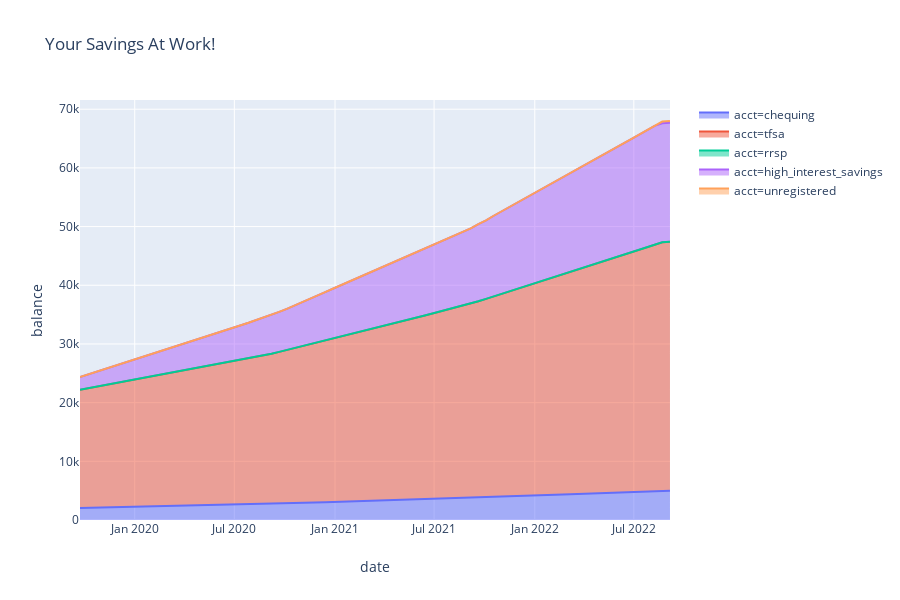

Source (notebook cell):
### Code cell
me = { 
    'biweekly_income': 2500,
    'expected_raise_pct': 0.05,
    'salary_cap_pct': 0.30,
    'biweekly_spend': 1500,
    'monthly_rent': 1627
}

accounts_definition = [
    {
        'name':'chequing',
        'rate': 0.05*0.01,
        'starting_balance': 2000,
        'max_value': 5000, #hold at this value,
        'biweekly_contribution':50,
    },
    {
        'name':'tfsa',
        'registered':True,
        'rate': 5*0.01,
        'starting_balance': 20000,
        'biweekly_contribution': 300,
        'contribution_room': 27000,
        'yearly_contrib': 5000 # contrib room added each year
    },
    {
        'name':'rrsp',
        'registered':True,
        'rate': 5*0.01,
        'starting_balance': 0,
        'biweekly_contribution': 0,
        'max_value': 35000 #for first-time home buy
    },
    {
        'name':'high_interest_savings',
        'rate': 2*0.01,
        'starting_balance': 2000,
        'max_value': 20000, #hold at this value
        'biweekly_contribution':300
    }
]

unregistered = {
        'name':'unregistered',
        'rate': 3*0.01,
        'starting_balance': 0,
    }

BW = 3 * 26 # years in 2-week chunks 

## Income

#Pure salary income, with option for it to grow annualy

income = pd.np.ones(BW)*me.get("biweekly_income")
for year in range(BW//26):
    if me.get("salary_cap_pct") and (1 + me.get("salary_cap_pct")) * me.get("biweekly_income") < income[year*26]:
        break
    else:
        income[year*26:]*= 1 + me.get("expected_raise_pct",0)

unregistered_balance = pd.np.ones(BW)*unregistered.get('starting_balance',0)

spending = pd.np.ones(BW) * me.get("biweekly_spend",0)
rent = pd.np.ones(BW) * me.get("monthly_rent",0) * 12/26 # biweekly rent?

income -= spending + rent # this is our takehome

invest = sum(acct.get("biweekly_contribution", 0) for acct in accounts_definition)# amount invested biweekly

for account in accounts_definition:
    amount = account.get("biweekly_contribution",0)/invest
    account['ratio'] = amount

### Rules for distribution
accts = []
for account in accounts_definition:
    balance = pd.np.ones(BW)*account['starting_balance']
    contribution = pd.np.zeros(BW)
    interest = pd.np.zeros(BW)
    notes = [""]*BW
    
    contrib_room = account.get('contribution_room',pd.np.inf)
    
    for m in range(BW-1): # project forward
        amount = account.get("ratio") * income[m]
        # monthly contributions
        if balance[m] < account.get('max_value',pd.np.inf) and contribution.sum() < contrib_room :
            contribution[m] += amount
            balance[m:] += amount
        else: # add to another account (just unregistered for now)
            notes[m]= "Contrib Limit"
            unregistered_balance[m:] += amount
        interest[m] = balance[m] * account['rate']/26
        balance[m+1:] += interest[m]
        if m and m%26 == 0: # Yearly
            contrib_room += account.get('yearly_contrib', 0)
            if not account.get('registered'):
                notes[m+1] = "Taxes!"
                balance[m+1] -= sum(interest[m-26:m]) * 0.4 # TODO: what's capital gains tax?
    accts += [pd.DataFrame({'acct':account['name'],'note':notes,'interest':interest,'balance':balance,'biweek':pd.np.arange(len(interest))})]

### Do the unregistered account

interest = pd.np.zeros(BW)
balance = unregistered_balance
account = unregistered
notes = [""]*BW
for m in range(BW-1): # project forward
    # monthly contributions
    interest[m] = balance[m] * unregistered['rate']/26
    balance[m+1:] += interest[m]
    if m and m%26 == 0: # TAXES
        notes[m+1] = "Taxes!"
        balance[m+1] -= sum(interest[m-26:m]) * 0.3 # TODO: what's capital gains tax?
accts += [pd.DataFrame({'acct':account['name'],'interest':interest,'balance':balance,'biweek':pd.np.arange(len(interest))})]

cfs = pd.concat(accts, sort=False)

import dateutil
def add_weeks(save_df):
    save_df.index.name = 'biweek'
    save_df['date'] = [datetime.date.today() + dateutil.relativedelta.relativedelta(weeks=int(2*m)) for m in save_df.index.values]

add_weeks(cfs)

#total = cfs.groupby("date", as_index=False)['balance'].sum()
#total['acct'] = "total"
#cfs = pd.concat([cfs,total], sort=False)

import plotly.express as px
graph = px.area(cfs, x="date", y="balance", color="acct", title = "Your Savings At Work!")
graph

### Figure 1 — Plotly figure (JSON) as saved in the notebook; plotly's stock layout.template omitted (floating-point values rounded to 4 significant figures)
{"data": [{"hoverlabel": {"namelength": 0}, "hovertemplate": "acct=chequing<br>date=%{x}<br>balance=%{y}", "legendgroup": "acct=chequing", "line": {"color": "#636efa"}, "mode": "lines", "name": "acct=chequing", "orientation": "v", "showlegend": true, "stackgroup": "1", "type": "scatter", "x": ["2019-09-23", "2019-10-07", "2019-10-21", "2019-11-04", "2019-11-18", "2019-12-02", "2019-12-16", "2019-12-30", "2020-01-13", "2020-01-27", "2020-02-10", "2020-02-24", "2020-03-09", "2020-03-23", "2020-04-06", "2020-04-20", "2020-05-04", "2020-05-18", "2020-06-01", "2020-06-15", "2020-06-29", "2020-07-13", "2020-07-27", "2020-08-10", "2020-08-24", "2020-09-07", "2020-09-21", "2020-10-05", "2020-10-19", "2020-11-02", "2020-11-16", "2020-11-30", "2020-12-14", "2020-12-28", "2021-01-11", "2021-01-25", "2021-02-08", "2021-02-22", "2021-03-08", "2021-03-22", "2021-04-05", "2021-04-19", "2021-05-03", "2021-05-17", "2021-05-31", "2021-06-14", "2021-06-28", "2021-07-12", "2021-07-26", "2021-08-09", "2021-08-23", "2021-09-06", "2021-09-20", "2021-10-04", "2021-10-18", "2021-11-01", "2021-11-15", "2021-11-29", "2021-12-13", "2021-12-27", "2022-01-10", "2022-01-24", "2022-02-07", "2022-02-21", "2022-03-07", "2022-03-21", "2022-04-04", "2022-04-18", "2022-05-02", "2022-05-16", "2022-05-30", "2022-06-13", "2022-06-27", "2022-07-11", "2022-07-25", "2022-08-08", "2022-08-22", "2022-09-05"], "xaxis": "x", "y": [2029.0, 2058.0, 2086.0, 2115.0, 2144.0, 2173.0, 2202.0, 2230.0, 2259.0, 2288.0, 2317.0, 2346.0, 2375.0, 2403.0, 2432.0, 2461.0, 2490.0, 2519.0, 2548.0, 2576.0, 2605.0, 2634.0, 2663.0, 2692.0, 2720.0, 2749.0, 2788.0, 2827.0, 2866.0, 2905.0, 2944.0, 2983.0, 3022.0, 3061.0, 3100.0, 3139.0, 3178.0, 3216.0, 3255.0, 3294.0, 3333.0, 3372.0, 3411.0, 3450.0, 3489.0, 3528.0, 3567.0, 3606.0, 3645.0, 3684.0, 3723.0, 3762.0, 3811.0, 3860.0, 3910.0, 3960.0, 4009.0, 4059.0, 4108.0, 4158.0, 4208.0, 4257.0, 4307.0, 4356.0, 4406.0, 4455.0, 4505.0, 4554.0, 4604.0, 4654.0, 4703.0, 4753.0, 4802.0, 4852.0, 4901.0, 4951.0, 5000.0, 5001.0], "yaxis": "y"}, {"hoverlabel": {"namelength": 0}, "hovertemplate": "acct=tfsa<br>date=%{x}<br>balance=%{y}", "legendgroup": "acct=tfsa", "line": {"color": "#EF553B"}, "mode": "lines", "name": "acct=tfsa", "orientation": "v", "showlegend": true, "stackgroup": "1", "type": "scatter", "x": ["2019-09-23", "2019-10-07", "2019-10-21", "2019-11-04", "2019-11-18", "2019-12-02", "2019-12-16", "2019-12-30", "2020-01-13", "2020-01-27", "2020-02-10", "2020-02-24", "2020-03-09", "2020-03-23", "2020-04-06", "2020-04-20", "2020-05-04", "2020-05-18", "2020-06-01", "2020-06-15", "2020-06-29", "2020-07-13", "2020-07-27", "2020-08-10", "2020-08-24", "2020-09-07", "2020-09-21", "2020-10-05", "2020-10-19", "2020-11-02", "2020-11-16", "2020-11-30", "2020-12-14", "2020-12-28", "2021-01-11", "2021-01-25", "2021-02-08", "2021-02-22", "2021-03-08", "2021-03-22", "2021-04-05", "2021-04-19", "2021-05-03", "2021-05-17", "2021-05-31", "2021-06-14", "2021-06-28", "2021-07-12", "2021-07-26", "2021-08-09", "2021-08-23", "2021-09-06", "2021-09-20", "2021-10-04", "2021-10-18", "2021-11-01", "2021-11-15", "2021-11-29", "2021-12-13", "2021-12-27", "2022-01-10", "2022-01-24", "2022-02-07", "2022-02-21", "2022-03-07", "2022-03-21", "2022-04-04", "2022-04-18", "2022-05-02", "2022-05-16", "2022-05-30", "2022-06-13", "2022-06-27", "2022-07-11", "2022-07-25", "2022-08-08", "2022-08-22", "2022-09-05"], "xaxis": "x", "y": [20170.0, 20380.0, 20600.0, 20810.0, 21020.0, 21230.0, 21450.0, 21660.0, 21880.0, 22090.0, 22310.0, 22520.0, 22740.0, 22950.0, 23170.0, 23390.0, 23600.0, 23820.0, 24040.0, 24260.0, 24480.0, 24700.0, 24920.0, 25140.0, 25360.0, 25580.0, 25860.0, 26150.0, 26430.0, 26720.0, 27000.0, 27290.0, 27570.0, 27860.0, 28140.0, 28430.0, 28720.0, 29010.0, 29300.0, 29590.0, 29880.0, 30170.0, 30460.0, 30750.0, 31040.0, 31340.0, 31630.0, 31920.0, 32220.0, 32510.0, 32810.0, 33100.0, 33470.0, 33830.0, 34190.0, 34550.0, 34910.0, 35280.0, 35640.0, 36010.0, 36370.0, 36740.0, 37110.0, 37480.0, 37850.0, 38220.0, 38590.0, 38960.0, 39330.0, 39700.0, 40070.0, 40450.0, 40820.0, 41200.0, 41570.0, 41950.0, 42330.0, 42410.0], "yaxis": "y"}, {"hoverlabel": {"namelength": 0}, "hovertemplate": "acct=rrsp<br>date=%{x}<br>balance=%{y}", "legendgroup": "acct=rrsp", "line": {"color": "#00cc96"}, "mode": "lines", "name": "acct=rrsp", "orientation": "v", "showlegend": true, "stackgroup": "1", "type": "scatter", "x": ["2019-09-23", "2019-10-07", "2019-10-21", "2019-11-04", "2019-11-18", "2019-12-02", "2019-12-16", "2019-12-30", "2020-01-13", "2020-01-27", "2020-02-10", "2020-02-24", "2020-03-09", "2020-03-23", "2020-04-06", "2020-04-20", "2020-05-04", "2020-05-18", "2020-06-01", "2020-06-15", "2020-06-29", "2020-07-13", "2020-07-27", "2020-08-10", "2020-08-24", "2020-09-07", "2020-09-21", "2020-10-05", "2020-10-19", "2020-11-02", "2020-11-16", "2020-11-30", "2020-12-14", "2020-12-28", "2021-01-11", "2021-01-25", "2021-02-08", "2021-02-22", "2021-03-08", "2021-03-22", "2021-04-05", "2021-04-19", "2021-05-03", "2021-05-17", "2021-05-31", "2021-06-14", "2021-06-28", "2021-07-12", "2021-07-26", "2021-08-09", "2021-08-23", "2021-09-06", "2021-09-20", "2021-10-04", "2021-10-18", "2021-11-01", "2021-11-15", "2021-11-29", "2021-12-13", "2021-12-27", "2022-01-10", "2022-01-24", "2022-02-07", "2022-02-21", "2022-03-07", "2022-03-21", "2022-04-04", "2022-04-18", "2022-05-02", "2022-05-16", "2022-05-30", "2022-06-13", "2022-06-27", "2022-07-11", "2022-07-25", "2022-08-08", "2022-08-22", "2022-09-05"], "xaxis": "x", "y": [0, 0, 0, 0, 0, 0, 0, 0, 0, 0, 0, 0, 0, 0, 0, 0, 0, 0, 0, 0, 0, 0, 0, 0, 0, 0, 0, 0, 0, 0, 0, 0, 0, 0, 0, 0, 0, 0, 0, 0, 0, 0, 0, 0, 0, 0, 0, 0, 0, 0, 0, 0, 0, 0, 0, 0, 0, 0, 0, 0, 0, 0, 0, 0, 0, 0, 0, 0, 0, 0, 0, 0, 0, 0, 0, 0, 0, 0], "yaxis": "y"}, {"hoverlabel": {"namelength": 0}, "hovertemplate": "acct=high_interest_savings<br>date=%{x}<br>balance=%{y}", "legendgroup": "acct=high_interest_savings", "line": {"color": "#ab63fa"}, "mode": "lines", "name": "acct=high_interest_savings", "orientation": "v", "showlegend": true, "stackgroup": "1", "type": "scatter", "x": ["2019-09-23", "2019-10-07", "2019-10-21", "2019-11-04", "2019-11-18", "2019-12-02", "2019-12-16", "2019-12-30", "2020-01-13", "2020-01-27", "2020-02-10", "2020-02-24", "2020-03-09", "2020-03-23", "2020-04-06", "2020-04-20", "2020-05-04", "2020-05-18", "2020-06-01", "2020-06-15", "2020-06-29", "2020-07-13", "2020-07-27", "2020-08-10", "2020-08-24", "2020-09-07", "2020-09-21", "2020-10-05", "2020-10-19", "2020-11-02", "2020-11-16", "2020-11-30", "2020-12-14", "2020-12-28", "2021-01-11", "2021-01-25", "2021-02-08", "2021-02-22", "2021-03-08", "2021-03-22", "2021-04-05", "2021-04-19", "2021-05-03", "2021-05-17", "2021-05-31", "2021-06-14", "2021-06-28", "2021-07-12", "2021-07-26", "2021-08-09", "2021-08-23", "2021-09-06", "2021-09-20", "2021-10-04", "2021-10-18", "2021-11-01", "2021-11-15", "2021-11-29", "2021-12-13", "2021-12-27", "2022-01-10", "2022-01-24", "2022-02-07", "2022-02-21", "2022-03-07", "2022-03-21", "2022-04-04", "2022-04-18", "2022-05-02", "2022-05-16", "2022-05-30", "2022-06-13", "2022-06-27", "2022-07-11", "2022-07-25", "2022-08-08", "2022-08-22", "2022-09-05"], "xaxis": "x", "y": [2173.0, 2347.0, 2521.0, 2696.0, 2871.0, 3046.0, 3221.0, 3396.0, 3571.0, 3746.0, 3922.0, 4098.0, 4273.0, 4449.0, 4625.0, 4802.0, 4978.0, 5154.0, 5331.0, 5508.0, 5685.0, 5862.0, 6039.0, 6216.0, 6394.0, 6571.0, 6809.0, 7013.0, 7287.0, 7525.0, 7764.0, 8004.0, 8243.0, 8483.0, 8722.0, 8962.0, 9202.0, 9443.0, 9683.0, 9924.0, 10160.0, 10410.0, 10650.0, 10890.0, 11130.0, 11370.0, 11610.0, 11860.0, 12100.0, 12340.0, 12580.0, 12830.0, 13130.0, 13360.0, 13750.0, 14050.0, 14360.0, 14670.0, 14980.0, 15290.0, 15600.0, 15900.0, 16210.0, 16520.0, 16830.0, 17140.0, 17450.0, 17760.0, 18070.0, 18380.0, 18690.0, 19010.0, 19320.0, 19630.0, 19940.0, 20250.0, 20270.0, 20280.0], "yaxis": "y"}, {"hoverlabel": {"namelength": 0}, "hovertemplate": "acct=unregistered<br>date=%{x}<br>balance=%{y}", "legendgroup": "acct=unregistered", "line": {"color": "#FFA15A"}, "mode": "lines", "name": "acct=unregistered", "orientation": "v", "showlegend": true, "stackgroup": "1", "type": "scatter", "x": ["2019-09-23", "2019-10-07", "2019-10-21", "2019-11-04", "2019-11-18", "2019-12-02", "2019-12-16", "2019-12-30", "2020-01-13", "2020-01-27", "2020-02-10", "2020-02-24", "2020-03-09", "2020-03-23", "2020-04-06", "2020-04-20", "2020-05-04", "2020-05-18", "2020-06-01", "2020-06-15", "2020-06-29", "2020-07-13", "2020-07-27", "2020-08-10", "2020-08-24", "2020-09-07", "2020-09-21", "2020-10-05", "2020-10-19", "2020-11-02", "2020-11-16", "2020-11-30", "2020-12-14", "2020-12-28", "2021-01-11", "2021-01-25", "2021-02-08", "2021-02-22", "2021-03-08", "2021-03-22", "2021-04-05", "2021-04-19", "2021-05-03", "2021-05-17", "2021-05-31", "2021-06-14", "2021-06-28", "2021-07-12", "2021-07-26", "2021-08-09", "2021-08-23", "2021-09-06", "2021-09-20", "2021-10-04", "2021-10-18", "2021-11-01", "2021-11-15", "2021-11-29", "2021-12-13", "2021-12-27", "2022-01-10", "2022-01-24", "2022-02-07", "2022-02-21", "2022-03-07", "2022-03-21", "2022-04-04", "2022-04-18", "2022-05-02", "2022-05-16", "2022-05-30", "2022-06-13", "2022-06-27", "2022-07-11", "2022-07-25", "2022-08-08", "2022-08-22", "2022-09-05"], "xaxis": "x", "y": [0, 0, 0, 0, 0, 0, 0, 0, 0, 0, 0, 0, 0, 0, 0, 0, 0, 0, 0, 0, 0, 0, 0, 0, 0, 0, 0, 0, 0, 0, 0, 0, 0, 0, 0, 0, 0, 0, 0, 0, 0, 0, 0, 0, 0, 0, 0, 0, 0, 0, 0, 0, 0, 0, 0, 0, 0, 0, 0, 0, 0, 0, 0, 0, 0, 0, 0, 0, 0, 0, 0, 0, 0, 0, 0, 0, 296.8, 297.2], "yaxis": "y"}], "layout": {"height": 600, "legend": {"tracegroupgap": 0}, "title": {"text": "Your Savings At Work!"}, "xaxis": {"anchor": "y", "domain": [0, 0.98], "title": {"text": "date"}}, "yaxis": {"anchor": "x", "domain": [0, 1], "title": {"text": "balance"}}}}
